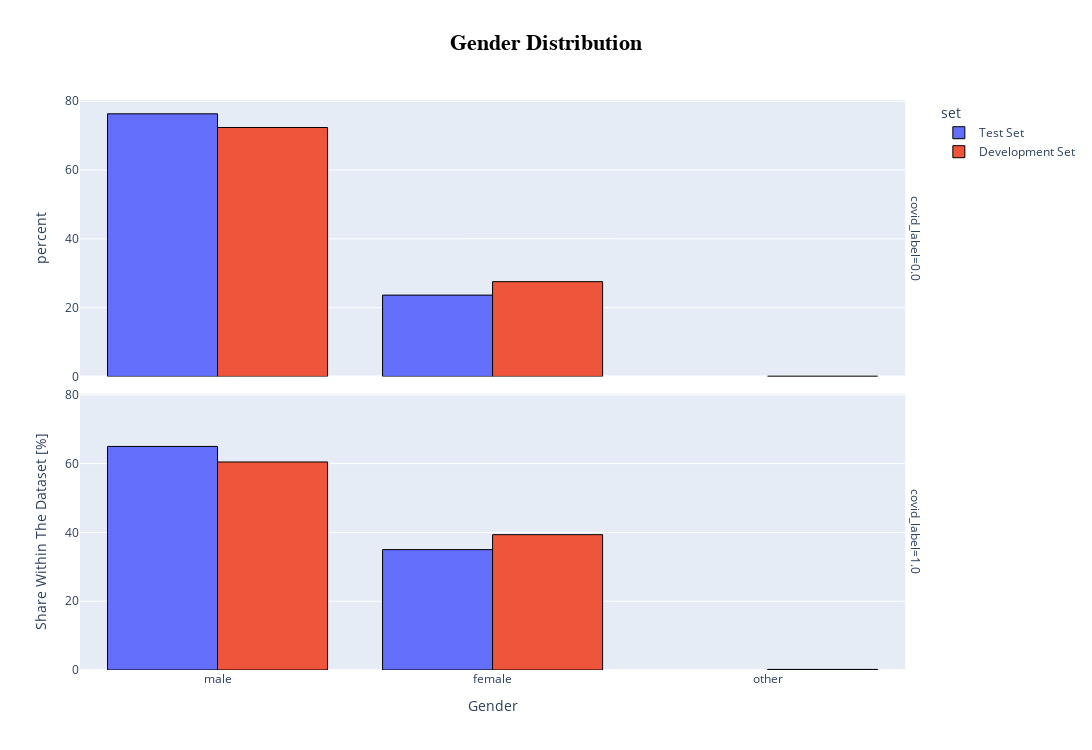

Write notebook code for a chart like this one.
### Code cell
fig = px.histogram(combined_set, x='gender', nbins=40, title='Histogram of Values', histnorm='percent', color="set", barmode='group', facet_row='covid_label')
fig.update_traces(marker=dict(line=dict(color='black', width=1)))
layout = go.Layout(
    title={
        'text': '<b>Gender Distribution</b>',
        'x': 0.5,  
        'xanchor': 'center',  
        'font': {'size': 22, 'color': 'black', 'family': 'Arial'}
    },
    xaxis=dict(title='Gender'),
    yaxis=dict(title='Share Within The Dataset [%]')
)
layout['height'] = 750  
layout['width'] = 1300  
fig.update_layout(layout)
fig.show()

### Figure 1 — Plotly figure (JSON) as saved in the notebook; plotly's stock layout.template omitted (floating-point values rounded to 4 significant figures; data arrays with more than 128 entries replaced by an {"elided": "..."} marker saying what was removed)
{"data": [{"alignmentgroup": "True", "bingroup": "x", "histnorm": "percent", "hovertemplate": "set=Test Set<br>covid_label=0.0<br>gender=%{x}<br>percent=%{y}<extra></extra>", "legendgroup": "Test Set", "marker": {"color": "#636efa", "line": {"color": "black", "width": 1}, "pattern": {"shape": ""}}, "name": "Test Set", "nbinsx": 40, "offsetgroup": "Test Set", "orientation": "v", "showlegend": true, "type": "histogram", "x": {"elided": "406 str values"}, "xaxis": "x2", "yaxis": "y2"}, {"alignmentgroup": "True", "bingroup": "x", "histnorm": "percent", "hovertemplate": "set=Test Set<br>covid_label=1.0<br>gender=%{x}<br>percent=%{y}<extra></extra>", "legendgroup": "Test Set", "marker": {"color": "#636efa", "line": {"color": "black", "width": 1}, "pattern": {"shape": ""}}, "name": "Test Set", "nbinsx": 40, "offsetgroup": "Test Set", "orientation": "v", "showlegend": false, "type": "histogram", "x": ["female", "male", "male", "male", "female", "male", "female", "male", "male", "male", "female", "male", "female", "male", "female", "female", "female", "male", "female", "male", "male", "male", "female", "female", "male", "male", "male", "female", "female", "male", "female", "female", "female", "male", "male", "male", "male", "male", "male", "female", "male", "male", "male", "male", "female", "male", "male", "female", "male", "male", "male", "male", "female", "female", "male", "male", "male", "male", "male", "male"], "xaxis": "x", "yaxis": "y"}, {"alignmentgroup": "True", "bingroup": "x", "histnorm": "percent", "hovertemplate": "set=Development Set<br>covid_label=0.0<br>gender=%{x}<br>percent=%{y}<extra></extra>", "legendgroup": "Development Set", "marker": {"color": "#EF553B", "line": {"color": "black", "width": 1}, "pattern": {"shape": ""}}, "name": "Development Set", "nbinsx": 40, "offsetgroup": "Development Set", "orientation": "v", "showlegend": true, "type": "histogram", "x": {"elided": "1321 str values"}, "xaxis": "x2", "yaxis": "y2"}, {"alignmentgroup": "True", "bingroup": "x", "histnorm": "percent", "hovertemplate": "set=Development Set<br>covid_label=1.0<br>gender=%{x}<br>percent=%{y}<extra></extra>", "legendgroup": "Development Set", "marker": {"color": "#EF553B", "line": {"color": "black", "width": 1}, "pattern": {"shape": ""}}, "name": "Development Set", "nbinsx": 40, "offsetgroup": "Development Set", "orientation": "v", "showlegend": false, "type": "histogram", "x": {"elided": "582 str values"}, "xaxis": "x", "yaxis": "y"}], "layout": {"annotations": [{"font": {}, "showarrow": false, "text": "covid_label=1.0", "textangle": 90, "x": 0.98, "xanchor": "left", "xref": "paper", "y": 0.2425, "yanchor": "middle", "yref": "paper"}, {"font": {}, "showarrow": false, "text": "covid_label=0.0", "textangle": 90, "x": 0.98, "xanchor": "left", "xref": "paper", "y": 0.7575, "yanchor": "middle", "yref": "paper"}], "barmode": "group", "height": 750, "legend": {"title": {"text": "set"}, "tracegroupgap": 0}, "title": {"font": {"color": "black", "family": "Arial", "size": 22}, "text": "<b>Gender Distribution</b>", "x": 0.5, "xanchor": "center"}, "width": 1300, "xaxis": {"anchor": "y", "autorange": true, "domain": [0, 0.98], "range": [-0.5, 2.5], "title": {"text": "Gender"}, "type": "category"}, "xaxis2": {"anchor": "y2", "autorange": true, "domain": [0, 0.98], "matches": "x", "range": [-0.5, 2.5], "showticklabels": false, "type": "category"}, "yaxis": {"anchor": "x", "autorange": true, "domain": [0, 0.485], "range": [0, 80.37], "title": {"text": "Share Within The Dataset [%]"}}, "yaxis2": {"anchor": "x2", "autorange": true, "domain": [0.515, 1], "matches": "y", "range": [0, 80.37], "title": {"text": "percent"}}}}
